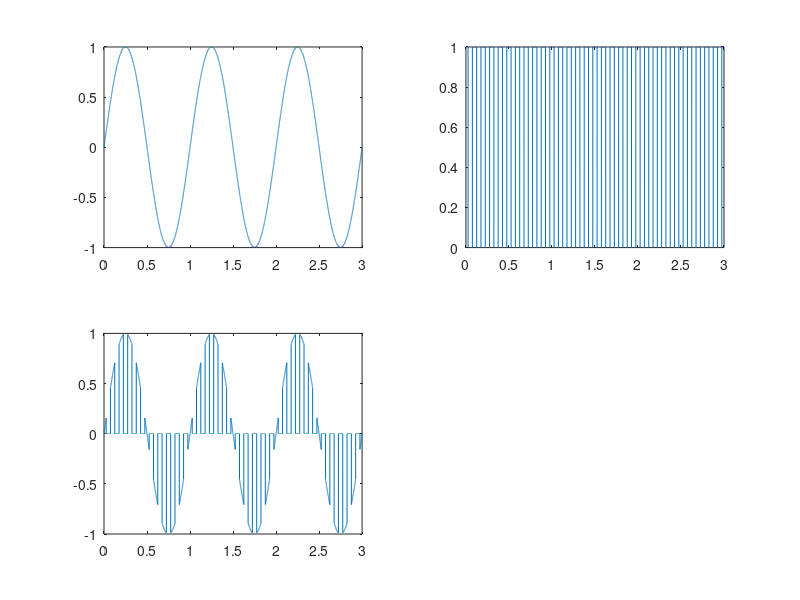

Source code (MATLAB):
Fs = 10000;   #taxa de amostragem para pontos dos sinais
f0 = 10;      #frequencia dos pulos "10 pulsos por segundo"
w = 0.5/10;   #largura do pulsos
t = 0:1/Fs:3; #tempo da simulação 
t0 = 0:1/f0:3; #taxa de amostragem dos pulsos 

x = sin(2*pi*t);   #gerando sinal senoidal com frequencia igual a frequencia igual 2 * pi
train = pulstran(t, t0, "rectpuls", w); #gerando um trem de pulsos

pam = x.*train; # modulando o sinal senoidal pelo trem de pulsos

subplot(2,2,1),plot(t,x);
subplot(2,2,2),plot(t,train);
subplot(2,2,3),plot(t, pam);